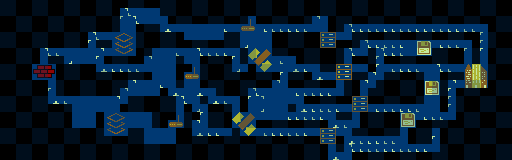

This game map was drawn from its Tiled (.tmx) file and the tilesets committed beside it. A one-line description and the trimmed map source follow:
An orthogonal 64x20 tile map with 8x8 px tiles, 2 tile layers (Icons, AttrTable), 2 hidden layers not drawn.

<map version="1.2" tiledversion="1.3.1" orientation="orthogonal" renderorder="right-down" compressionlevel="0" width="64" height="20" tilewidth="8" tileheight="8" infinite="0" nextlayerid="12" nextobjectid="1">
 <tileset firstgid="1" source="level-select.tsx" />
 <layer id="6" name="real layer" width="64" height="20" visible="0" locked="1">
  <data>[1280 cells, 1280 non-empty, 124 distinct tile ids]</data>
 </layer>
 <layer id="10" name="Circut" width="64" height="20" visible="0">
  <data>[1280 cells, 0 non-empty, 0 distinct tile ids]</data>
 </layer>
 <layer id="9" name="Icons" width="64" height="20">
  <data>[1280 cells, 449 non-empty, 92 distinct tile ids]</data>
 </layer>
 <layer id="11" name="AttrTable" width="64" height="20" locked="1" opacity="0.25">
  <data>[1280 cells, 640 non-empty, 4 distinct tile ids]</data>
 </layer>
</map>